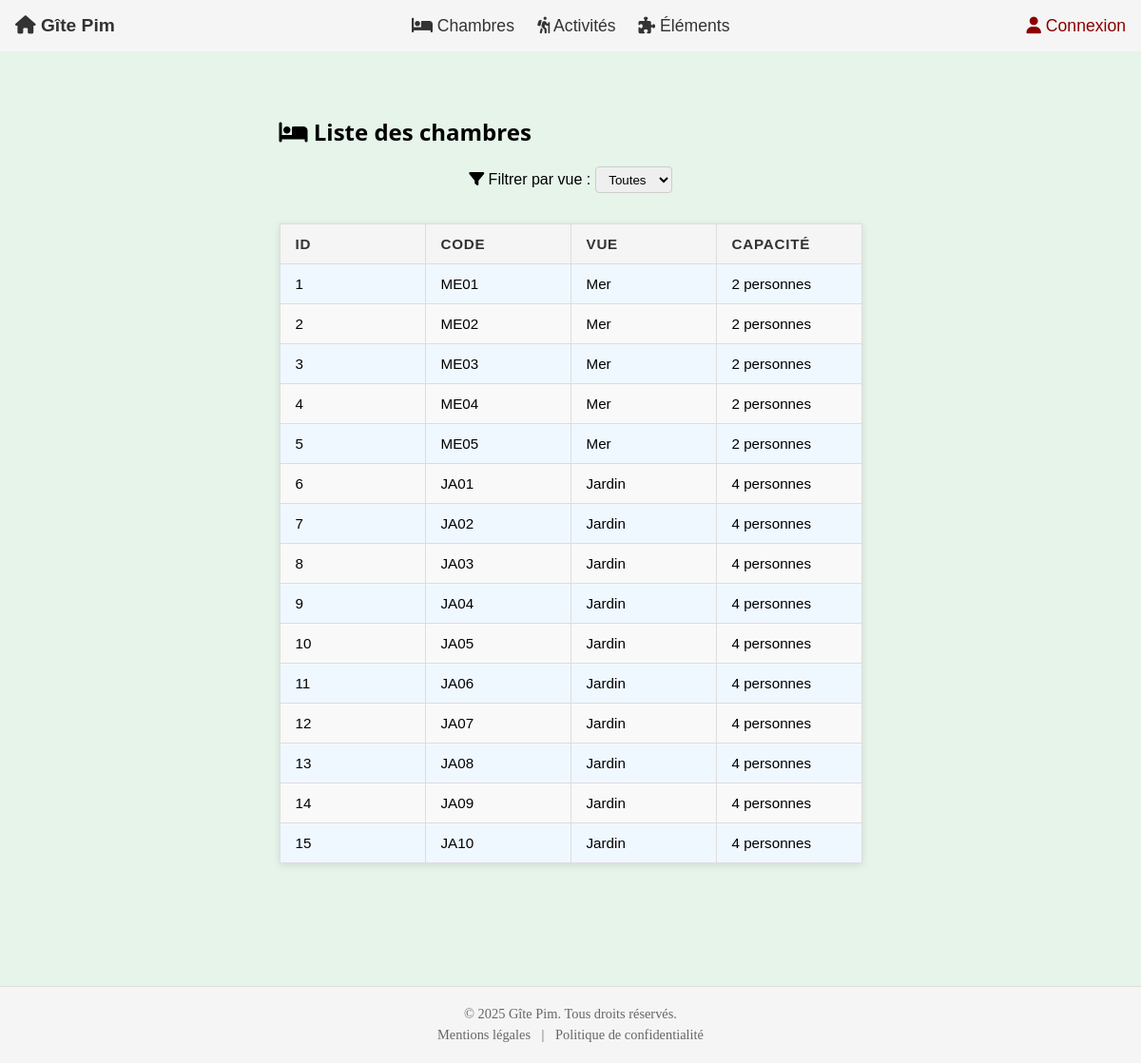
Page /chambre on the committed database.
### tables this page shows
CREATE TABLE chambre (
    id INT AUTO_INCREMENT PRIMARY KEY,
    code VARCHAR(4) UNIQUE NOT NULL,     
    vue ENUM('mer', 'jardin') NOT NULL,
    capacite INT CHECK (capacite IN (2, 4))
);

### App/Controllers/ChambreController.php (called while the page is built, shortened)
<?php
class ChambreController
{
    public function index()
    {
        $model = new Chambre();
        $chambres = $model->getAll();
        require_once __DIR__ . '/../Views/chambre/index.php';
    }
}

### public/index.php (called while the page is built, shortened)
<?php
spl_autoload_register(function ($class) {
    $classPath = str_replace('\\', DIRECTORY_SEPARATOR, $class);
    $file = __DIR__ . '/../' . $classPath . '.php';
});
$router = new Router();
$router->dispatch($_SERVER['REQUEST_URI']);

### App/Core/Database.php (called while the page is built, shortened)
<?php
class Database
{
    protected static $db;
    public function __construct()
    {
        if (!self::$db) {
            try {
                self::$db = new PDO('mysql:host=' . DB_HOST . ';dbname=' . DB_NAME, DB_USER, DB_PASS);
                self::$db->setAttribute(PDO::ATTR_ERRMODE, PDO::ERRMODE_EXCEPTION);
                self::$db->exec('SET NAMES utf8');
            } catch (\PDOException $e) {
                die('Erreur connexion BDD : ' . $e->getMessage());
            }
        }
    }
    protected function db()
    {
        return self::$db;
    }
}

### App/Models/Chambre.php (called while the page is built, shortened)
<?php
class Chambre extends Database
{
    public function getAll(): array
    {
        $stmt = $this->db()->query('SELECT * FROM chambre');
        return $stmt->fetchAll(PDO::FETCH_ASSOC);
    }
}

### App/Views/chambre/index.php (the view, shortened to what this page needs)
<?php
    include __DIR__ . '/../partials/header.php';
    include __DIR__ . '/../partials/navbar.php';
?>
<main class="main-content">
    <h2><i class="fas fa-bed"></i> Liste des chambres</h2>
    <div class="filtre-container">
        <label for="filtre-tab"><i class="fas fa-filter"></i> Filtrer par vue :</label>
        <select id="filtre-tab">
            <option value="">Toutes</option>
        </select>
    </div>
    <table class="tableaux">
        <thead>
            <tr>
                <th>ID</th>
                <th>Code</th>
                <th>Vue</th>
                <th>Capacité</th>
            </tr>
        </thead>
        <tbody>
            <?php foreach ($chambres as $chambre): ?>
                <tr>
                    <td><?= htmlspecialchars($chambre['id']) ?></td>
                    <td><?= htmlspecialchars($chambre['code']) ?></td>
                    <td><?= ucfirst(htmlspecialchars($chambre['vue'])) ?></td>
                    <td><?= (int)$chambre['capacite'] ?> personnes</td>
                </tr>
            <?php endforeach; ?>
        </tbody>
    </table>
</main>
<?php include __DIR__ . '/../partials/footer.php'; ?>

### public/assets/style.css (style rules this page uses)
html, body { height: 100%; margin: 0; padding: 0; }
body { display: flex; flex-direction: column; min-height: 100vh; background-color: #e6f4ea; }
main { flex: 1 0 auto; }
.tableaux { margin: 2rem auto; border-collapse: collapse; width: auto; max-width: 90%; font-family: Arial, sans-serif; font-size: 0.95rem; background-color: #fdfdfd; box-shadow: 0 2px 8px rgba(0, 0, 0, 0.1); }
.tableaux th, .tableaux td { border: 1px solid #ddd; padding: 12px 16px; text-align: left; min-width: 120px; white-space: nowrap; }
.tableaux thead { background-color: #f5f5f5; color: #333; text-transform: uppercase; letter-spacing: 0.05em; }
.tableaux tbody tr:nth-child(even) { background-color: #f9f9f9; }
.tableaux tbody tr:nth-child(odd) { background-color: #f0f8ff; }
.filtre-container { margin: 1rem auto; text-align: center; font-family: sans-serif; }
.filtre-container select { padding: 0.3rem 0.6rem; border-radius: 4px; border: 1px solid #ccc; }
.main-content { padding: 3rem 2rem; font-family: 'Segoe UI', Tahoma, Geneva, Verdana, sans-serif; margin: auto; }

### rows in the picture
chambre: id "1", code "ME01", vue "Mer", capacite "2"
chambre: id "2", code "ME02", vue "Mer", capacite "2"
chambre: id "3", code "ME03", vue "Mer", capacite "2"
chambre: id "4", code "ME04", vue "Mer", capacite "2"
chambre: id "5", code "ME05", vue "Mer", capacite "2"
chambre: id "6", code "JA01", vue "Jardin", capacite "4"
chambre: id "7", code "JA02", vue "Jardin", capacite "4"
chambre: id "8", code "JA03", vue "Jardin", capacite "4"
chambre: id "9", code "JA04", vue "Jardin", capacite "4"
chambre: id "10", code "JA05", vue "Jardin", capacite "4"
chambre: id "11", code "JA06", vue "Jardin", capacite "4"
chambre: id "12", code "JA07", vue "Jardin", capacite "4"
chambre: id "13", code "JA08", vue "Jardin", capacite "4"
chambre: id "14", code "JA09", vue "Jardin", capacite "4"
chambre: id "15", code "JA10", vue "Jardin", capacite "4"
